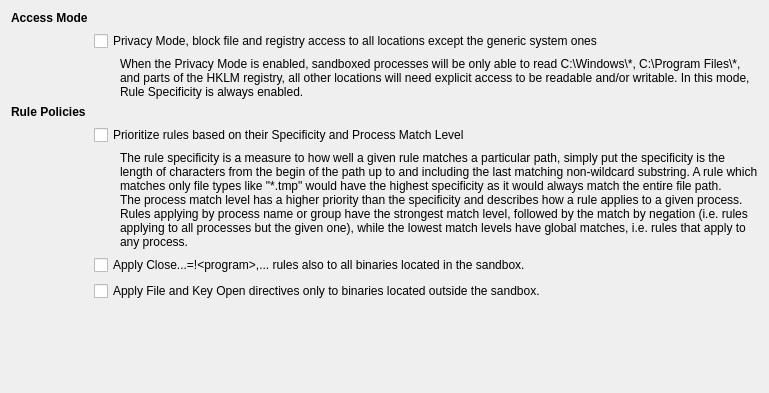
           <widget class="QWidget" name="tabPolicy">
            <attribute name="title">
             <string>Access Policies</string>
            </attribute>
            <layout class="QGridLayout" name="gridLayout_36">
             <item row="7" column="1" colspan="2">
              <widget class="QCheckBox" name="chkNoOpenForBox">
               <property name="text">
                <string>Apply File and Key Open directives only to binaries located outside the sandbox.</string>
               </property>
              </widget>
             </item>
             <item row="6" column="1" colspan="2">
              <widget class="QCheckBox" name="chkCloseForBox">
               <property name="text">
                <string>Apply Close...=!&lt;program&gt;,... rules also to all binaries located in the sandbox.</string>
               </property>
              </widget>
             </item>
             <item row="2" column="2">
              <widget class="QLabel" name="label_55">
               <property name="text">
                <string>When the Privacy Mode is enabled, sandboxed processes will be only able to read C:\Windows\*, C:\Program Files\*, and parts of the HKLM registry, all other locations will need explicit access to be readable and/or writable. In this mode, Rule Specificity is always enabled.</string>
               </property>
               <property name="wordWrap">
                <bool>true</bool>
               </property>
              </widget>
             </item>
             <item row="4" column="1" colspan="2">
              <widget class="QCheckBox" name="chkUseSpecificity">
               <property name="text">
                <string>Prioritize rules based on their Specificity and Process Match Level</string>
               </property>
              </widget>
             </item>
             <item row="8" column="1">
              <spacer name="verticalSpacer_24">
               <property name="orientation">
                <enum>Qt::Orientation::Vertical</enum>
               </property>
               <property name="sizeHint" stdset="0">
                <size>
                 <width>20</width>
                 <height>81</height>
                </size>
               </property>
              </spacer>
             </item>
             <item row="0" column="0">
              <widget class="QLabel" name="lblMode">
               <property name="font">
                <font>
                 <bold>true</bold>
                 <kerning>true</kerning>
                </font>
               </property>
               <property name="text">
                <string>Access Mode</string>
               </property>
              </widget>
             </item>
             <item row="8" column="2">
              <spacer name="horizontalSpacer_9">
               <property name="orientation">
                <enum>Qt::Orientation::Horizontal</enum>
               </property>
               <property name="sizeHint" stdset="0">
                <size>
                 <width>638</width>
                 <height>20</height>
                </size>
               </property>
              </spacer>
             </item>
             <item row="1" column="1" colspan="2">
              <widget class="QCheckBox" name="chkPrivacy">
               <property name="text">
                <string>Privacy Mode, block file and registry access to all locations except the generic system ones</string>
               </property>
              </widget>
             </item>
             <item row="3" column="0">
              <widget class="QLabel" name="lblPolicy">
               <property name="font">
                <font>
                 <bold>true</bold>
                 <kerning>true</kerning>
                </font>
               </property>
               <property name="text">
                <string>Rule Policies</string>
               </property>
              </widget>
             </item>
             <item row="5" column="2">
              <widget class="QLabel" name="label_54">
               <property name="text">
                <string>The rule specificity is a measure to how well a given rule matches a particular path, simply put the specificity is the length of characters from the begin of the path up to and including the last matching non-wildcard substring. A rule which matches only file types like &quot;*.tmp&quot; would have the highest specificity as it would always match the entire file path.
The process match level has a higher priority than the specificity and describes how a rule applies to a given process. Rules applying by process name or group have the strongest match level, followed by the match by negation (i.e. rules applying to all processes but the given one), while the lowest match levels have global matches, i.e. rules that apply to any process.</string>
               </property>
               <property name="wordWrap">
                <bool>true</bool>
               </property>
              </widget>
             </item>
            </layout>
           </widget>
